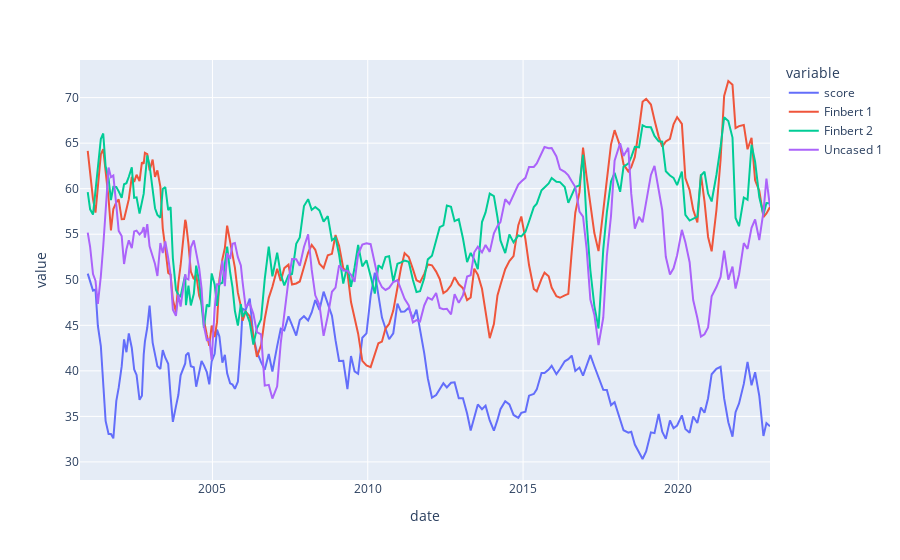

Notebook source saved alongside this figure:
### Code cell
# Plot 
fig = px.line(df_original)
fig.add_scatter(x =df_s1.index ,y=df_s1['score_f1'], name="Finbert 1")
fig.add_scatter(x =df_s2.index ,y=df_s2['score_f2'], name="Finbert 2")
fig.add_scatter(x =df_s3.index ,y=df_s3['score_u1'], name="Uncased 1")
fig.show()

### Figure 1 — Plotly figure (JSON) as saved in the notebook; plotly's stock layout.template omitted (floating-point values rounded to 4 significant figures; data arrays with more than 128 entries replaced by an {"elided": "..."} marker saying what was removed)
{"data": [{"hovertemplate": "variable=score<br>date=%{x}<br>value=%{y}<extra></extra>", "legendgroup": "score", "line": {"color": "#636efa", "dash": "solid"}, "marker": {"symbol": "circle"}, "mode": "lines", "name": "score", "orientation": "v", "showlegend": true, "type": "scatter", "x": {"elided": "201 str values"}, "xaxis": "x", "y": {"elided": "201 float values"}, "yaxis": "y"}, {"name": "Finbert 1", "type": "scatter", "x": {"elided": "201 str values"}, "y": {"elided": "201 float values"}}, {"name": "Finbert 2", "type": "scatter", "x": {"elided": "201 str values"}, "y": {"elided": "201 float values"}}, {"name": "Uncased 1", "type": "scatter", "x": {"elided": "201 str values"}, "y": {"elided": "201 float values"}}], "layout": {"legend": {"title": {"text": "variable"}, "tracegroupgap": 0}, "margin": {"t": 60}, "xaxis": {"anchor": "y", "domain": [0, 1], "title": {"text": "date"}}, "yaxis": {"anchor": "x", "domain": [0, 1], "title": {"text": "value"}}}}
